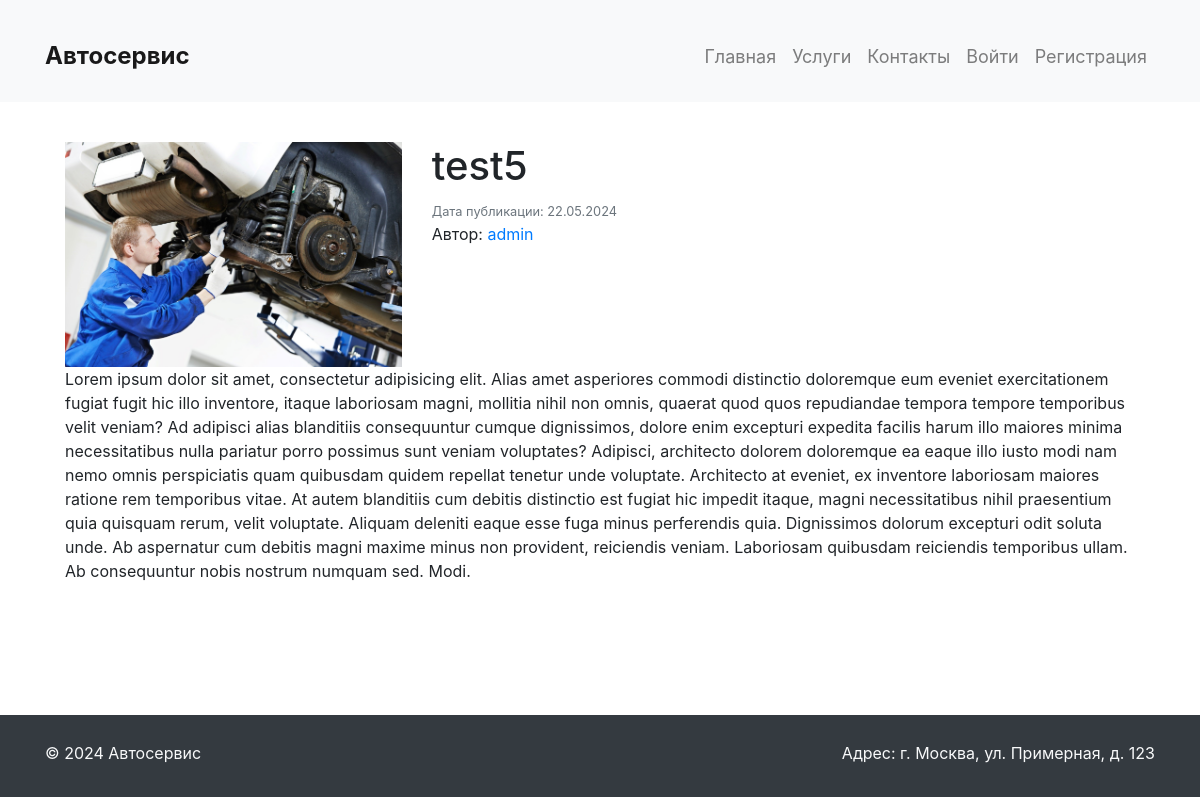
Page /article/5 on the committed database.
### mainapp/models.py (models this page shows, shortened)
class Article(models.Model):
    title = models.CharField(max_length=200)
    content = models.TextField()
    author = models.ForeignKey(User, on_delete=models.CASCADE)
    categories = models.ManyToManyField(Category)
    created_at = models.DateTimeField(auto_now_add=True)
    updated_at = models.DateTimeField(auto_now=True)
    image = models.ImageField(upload_to='static/img', blank=True, null=True)

### authapp/models.py (models this page shows, shortened)
class User(AbstractUser):
    phone = models.CharField(max_length=20, blank=True, null=True)
    is_employee = models.BooleanField(default=False)

### mainapp/views.py (the view, shortened to what this page needs)
# urls.py: path('article/<int:pk>', ArticleDetailView.as_view(), name='article'),
class ArticleDetailView(DetailView):
    model = Article
    template_name = 'mainapp/article.html'
    context_object_name = 'article'
    def get_context_data(self, **kwargs):
        context = super().get_context_data(**kwargs)
        context['comment_form'] = CommentForm()
        context['comments'] = Comment.objects.filter(article=self.get_object()).order_by('-created_at')
        return context

### templates/mainapp/article.html (shortened to what this page needs)
{% extends 'base.html' %}
{% load static %}
{% block main %}
    <div class="container">
        <div class="main-content">
            {% if article %}
                <div class="row">
                    <div class="col-md-4">
                        <img src="{{ article.image.url }}" class="img-fluid" alt="{{ article.title }}">
                    </div>
                    <div class="col-md-8">
                        <h1>{{ article.title }}</h1>
                        <p>
                            <small class="text-muted">Дата публикации: {{ article.created_at|date:"d.m.Y" }}</small>
                            <br>
                            Автор: <a href="#">{{ article.author.username }}</a>
                        </p>
                    </div>
                </div>
                <div class="row">
                    <div class="col-md-12">
                        <p>{{ article.content }}</p>
                    </div>
                </div>
            {% endif %}
        </div>
    </div>
{% endblock %}

### static/css/style.css (style rules this page uses)
.main-content { background-color: #ffffff; padding: 20px; }
.container { margin-top: 10px; }

### rows in the picture
Article: image (picture), title "test5", created_at "22.05.2024", author.username "admin", content "Lorem ipsum dolor sit amet, consectetur adipisicing elit. Alias amet asperiores commodi distinctio doloremque eum eveniet exercitationem fugiat fugit hic illo inventore, itaque laboriosam magni, mollitia nihil non omnis, quaerat quod quos repudiandae tempora tempore temporibus velit veniam? Ad adipisci alias blanditiis consequuntur cumque dignissimos, dolore enim excepturi expedita facilis harum illo maiores minima necessitatibus nulla pariatur porro possimus sunt veniam voluptates? Adipisci, architecto dolorem doloremque ea eaque illo iusto modi nam nemo omnis perspiciatis quam quibusdam quidem repellat tenetur unde voluptate. Architecto at eveniet, ex inventore laboriosam maiores ratione…"
